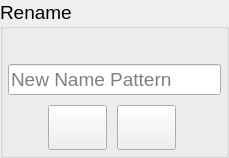
                    <widget class="QGroupBox" name="groupBox_4">
                     <property name="sizePolicy">
                      <sizepolicy hsizetype="Preferred" vsizetype="Fixed">
                       <horstretch>0</horstretch>
                       <verstretch>0</verstretch>
                      </sizepolicy>
                     </property>
                     <property name="maximumSize">
                      <size>
                       <width>270</width>
                       <height>16777215</height>
                      </size>
                     </property>
                     <property name="font">
                      <font>
                       <pointsize>14</pointsize>
                      </font>
                     </property>
                     <property name="title">
                      <string>Rename</string>
                     </property>
                     <layout class="QVBoxLayout" name="verticalLayout_11">
                      <property name="spacing">
                       <number>5</number>
                      </property>
                      <property name="leftMargin">
                       <number>5</number>
                      </property>
                      <property name="topMargin">
                       <number>35</number>
                      </property>
                      <property name="rightMargin">
                       <number>5</number>
                      </property>
                      <property name="bottomMargin">
                       <number>0</number>
                      </property>
                      <item>
                       <widget class="QLineEdit" name="rename_name_lineEdit">
                        <property name="sizePolicy">
                         <sizepolicy hsizetype="Preferred" vsizetype="Preferred">
                          <horstretch>0</horstretch>
                          <verstretch>0</verstretch>
                         </sizepolicy>
                        </property>
                        <property name="minimumSize">
                         <size>
                          <width>0</width>
                          <height>30</height>
                         </size>
                        </property>
                        <property name="font">
                         <font>
                          <pointsize>14</pointsize>
                         </font>
                        </property>
                        <property name="readOnly">
                         <bool>false</bool>
                        </property>
                        <property name="placeholderText">
                         <string>New Name Pattern</string>
                        </property>
                       </widget>
                      </item>
                      <item>
                       <layout class="QHBoxLayout" name="horizontalLayout_7">
                        <property name="spacing">
                         <number>10</number>
                        </property>
                        <property name="topMargin">
                         <number>5</number>
                        </property>
                        <property name="rightMargin">
                         <number>5</number>
                        </property>
                        <property name="bottomMargin">
                         <number>5</number>
                        </property>
                        <item>
                         <spacer name="horizontalSpacer_7">
                          <property name="orientation">
                           <enum>Qt::Horizontal</enum>
                          </property>
                          <property name="sizeHint" stdset="0">
                           <size>
                            <width>40</width>
                            <height>20</height>
                           </size>
                          </property>
                         </spacer>
                        </item>
                        <item>
                         <widget class="QPushButton" name="rename_info_pushButton">
                          <property name="sizePolicy">
                           <sizepolicy hsizetype="Fixed" vsizetype="Fixed">
                            <horstretch>0</horstretch>
                            <verstretch>0</verstretch>
                           </sizepolicy>
                          </property>
                          <property name="minimumSize">
                           <size>
                            <width>55</width>
                            <height>45</height>
                           </size>
                          </property>
                          <property name="cursor">
                           <cursorShape>PointingHandCursor</cursorShape>
                          </property>
                          <property name="toolTip">
                           <string>learn more</string>
                          </property>
                          <property name="text">
                           <string/>
                          </property>
                          <property name="icon">
                           <iconset>
                            <normaloff>../icons/about.svg</normaloff>../icons/about.svg</iconset>
                          </property>
                          <property name="iconSize">
                           <size>
                            <width>25</width>
                            <height>25</height>
                           </size>
                          </property>
                         </widget>
                        </item>
                        <item>
                         <widget class="QPushButton" name="rename_run_pushButton">
                          <property name="sizePolicy">
                           <sizepolicy hsizetype="Fixed" vsizetype="Fixed">
                            <horstretch>0</horstretch>
                            <verstretch>0</verstretch>
                           </sizepolicy>
                          </property>
                          <property name="minimumSize">
                           <size>
                            <width>55</width>
                            <height>45</height>
                           </size>
                          </property>
                          <property name="cursor">
                           <cursorShape>PointingHandCursor</cursorShape>
                          </property>
                          <property name="toolTip">
                           <string>run</string>
                          </property>
                          <property name="text">
                           <string/>
                          </property>
                          <property name="icon">
                           <iconset>
                            <normaloff>../icons/start.svg</normaloff>../icons/start.svg</iconset>
                          </property>
                          <property name="iconSize">
                           <size>
                            <width>25</width>
                            <height>25</height>
                           </size>
                          </property>
                         </widget>
                        </item>
                        <item>
                         <spacer name="horizontalSpacer_10">
                          <property name="orientation">
                           <enum>Qt::Horizontal</enum>
                          </property>
                          <property name="sizeHint" stdset="0">
                           <size>
                            <width>40</width>
                            <height>20</height>
                           </size>
                          </property>
                         </spacer>
                        </item>
                       </layout>
                      </item>
                     </layout>
                    </widget>
